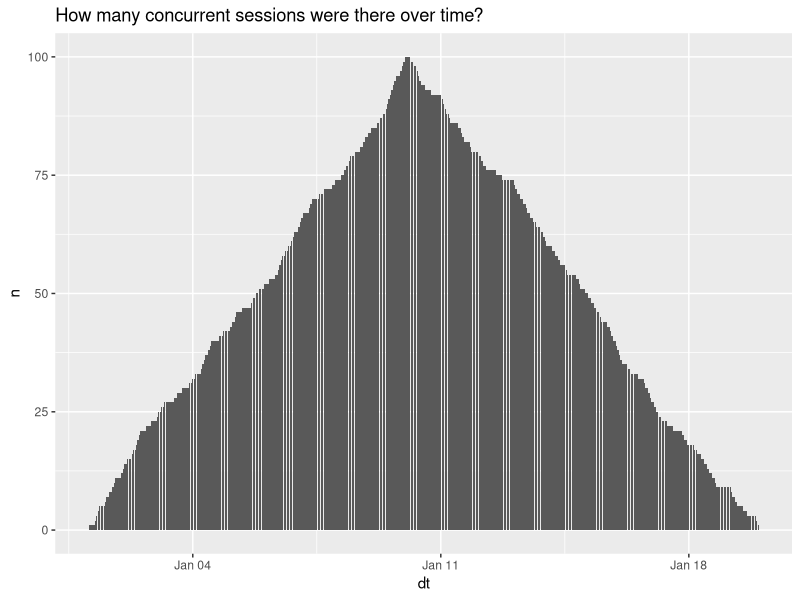

Generate this figure with R:
## ---- chunk 1

knitr::opts_chunk$set(echo = TRUE)

options(width = 30)

## ---- chunk 2

library(tidyverse)
library(lubridate)

starting_times <- seq(from = as_datetime("2021-01-01 00:00:00"), 
                      to = as_datetime("2021-01-10 00:00:00"), by = "hour")

ending_times <- seq(from = as_datetime("2021-01-10 00:00:00"), 
                    to = as_datetime("2021-01-20 00:00:00"), by = "hour")

event_data <- tibble(event_num = paste0("session_", seq(1, 100, by = 1)), 
                     login = sample(starting_times, 100), logout =  sample(ending_times, 100))

## ---- chunk 3

library(purrr)

event_data_seq <- event_data %>%
  mutate(dt_sequences = map2(login, logout, seq, by = "hour"))

## ---- chunk 4

event_data_expanded <- event_data_seq %>%
  unnest(dt_sequences) %>%
  rename(dt = dt_sequences)

event_data_expanded 

## ---- chunk 5

event_data_expanded %>%
  count(dt) %>%
  ggplot(aes(dt, n)) + 
    geom_col() + labs(title = "How many concurrent sessions were there over time?")
